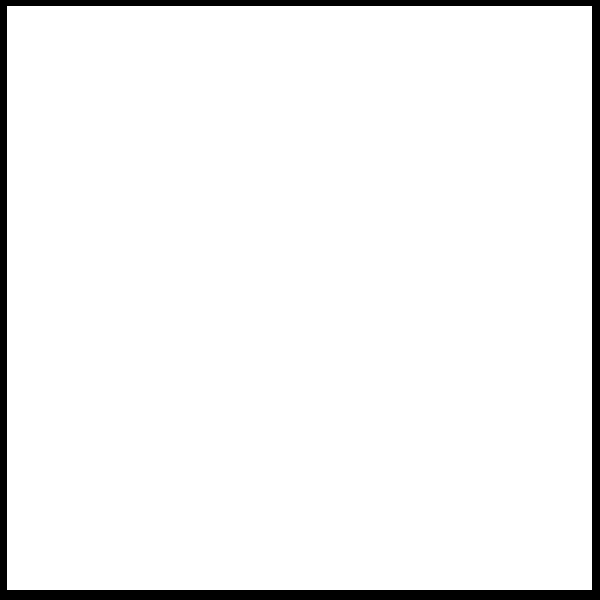
#> input picture original_world/world_empty.png, 600 x 600 px, found by its file name; its folder holds only this picture in this run
$ python vector_aggregation_model.py
#> lines starting #> are read from the running program, lines starting #| are printed output that depends on the picture; after the words box and inside, x2 and y2 are one past the last pixel; in counts of white or black regions, pixels touching at a corner belong together
### source_code/utils.py
import numpy as np
import math
import random
import cv2

def findMinIndex(matrix):
    center = int(matrix.shape[0]/2)
    minVal = np.min(matrix)
    minIndex = np.where(matrix == minVal)
    minIndexX = np.array(minIndex[1])
    minIndexY = np.array(minIndex[0])
    if minIndexX.shape[0] == 0:
        return np.array([-center, -center])
    elif minIndexX.shape[0] == 1:
        return np.array([minIndexX[0] - center, minIndexY[0] - center])
    else:
        randomIndex = random.randint(0, minIndexX.shape[0] - 1)
        return np.array([minIndexX[randomIndex] - center, minIndexY[randomIndex] - center])


def sumOfListVectors(vectors):
    Vx = 0.0
    Vy = 0.0
    # Compute x, y parts of vectors
    for i in range(len(vectors)):
        Vx += vectors[i][0] * math.cos(vectors[i][1])
        Vy += vectors[i][0] * math.sin(vectors[i][1])
    # Compute magnitude and angle of sum vector
    magnitude = math.sqrt(Vx ** 2 + Vy ** 2)
    angle = math.atan2(Vy, Vx + 0.0000000001)

    return np.array((magnitude, angle))

def sumOfTwoVectors(vector1, vector2):
    Ax = vector1[0] * math.cos(vector1[1])
    Ay = vector1[0] * math.sin(vector1[1])
    Bx = vector2[0] * math.cos(vector2[1])
    By = vector2[0] * math.sin(vector2[1])

    Cx = Ax + Bx
    Cy = Ay + By

    magnitude = math.sqrt(Cx**2 + Cy**2)
    angle = math.atan2(Cy, Cx)

    return np.array([magnitude, angle])

def computeDistance(position1, position2):
    distance = math.sqrt((position1[0] - position2[0])**2 + (position1[1] - position2[1])**2)
    return distance

def drawCircles(world, position, radius, color, thickness):
    new_world = world.copy()
    for i in range(position.shape[0]):
        new_world = cv2.circle(new_world, position[i], radius, color = color, thickness = thickness)
    return new_world

def getFreeWorld(world, height, width):
    channel = world[:, : , 0]
    channel = np.reshape(channel, height * width)
    result = np.where((channel > 0) )
    result = np.array(result[0])
    return result.shape[0]

def drawVector(world, position, vector, color, thickness):
    new_world = world.copy()
    new_position = np.zeros(2, dtype= np.int16)
    new_position[0] = position[0] + vector[0] * math.cos(vector[1])
    new_position[1] = position[1] + vector[0] * math.sin(vector[1])

    new_world = cv2.arrowedLine(new_world, position, new_position, color= color, thickness= thickness)

    return new_world

### source_code/vector_aggregation_model.py
import numpy as np
import math
import cv2
import random

from utils import *
# Define used colors
black = (0, 0, 0)
white = (255, 255, 255)
green = (0, 255, 0)
red = (0, 0, 255)
blue = (255, 0, 0)
yellow = (0, 255, 255)
pink = (203, 192, 255)
orange = (0, 165, 255)
class FlockBirdAndPheromone():
    def __init__(self, world, numberOfAgents, radiusOfAgents, personalRange, flockRange,
                stepOfSize = 5, pheromonesDropped = 1, maxStepInCycle = 25):
        self.world = world.copy()
        self.worldPheromone = world.copy()
        self.worldCovered = world.copy()
        self.worldVectors = world.copy()
        self.height = self.world.shape[0]
        self.width = self.world.shape[1]
        self.numberOfAgents = numberOfAgents
        self.radiusOfAgents = radiusOfAgents
        self.personalRange = personalRange
        self.flockRange = flockRange
        self.stepOfSize = stepOfSize
        self.maxStepInCycle = maxStepInCycle
        self.pheromonesDropped = pheromonesDropped
        self.freeWorld = self.findFreeWorld()
        self.performance = 0.0
        self.pheromoneMatrix = np.ones((self.height, self.width))
        self.initialPosition = np.zeros((self.numberOfAgents, 2), dtype=np.int16)
        self.generateInitialPosition()
        self.generatePheromoneMatrix()
        self.agentPositionList = self.initialPosition.copy()
        for i in range(self.numberOfAgents):
            self.dropPheromoneInPosition(self.agentPositionList[i])

    def generateInitialPosition(self):
        for i in range(self.numberOfAgents):
            self.initialPosition[i,0] = random.randint(-50, 50) + int(self.width/2)
            self.initialPosition[i,1] = random.randint(-50, 50) + int(self.height/2)
            while 1:
                self.initialPosition[i,0] = random.randint(-50, 50) + int(self.width/2)
                self.initialPosition[i,1] = random.randint(-50, 50) + int(self.height/2)
                condition = self.world[self.initialPosition[i,1],self.initialPosition[i,0]] == white
                if condition.all() == True:
                    break

    def generatePheromoneMatrix(self):
        for i in range(self.height):
            for j in range(self.width):
                condition1 = self.world[i, j] == white
                if condition1.all() == True:
                    self.pheromoneMatrix[i, j] = 0.0
                    continue
                condition2 = self.world[i, j] == black
                if condition2.all() == True:
                    self.pheromoneMatrix[i, j] = float('inf')
                    continue

    def main(self):
        totalVectorList = []
        for agent in range(self.numberOfAgents):
            agentPosition = self.agentPositionList[agent].copy()
            vectorList = []
            # Create vector list include interaction flock
            for other in range(self.numberOfAgents):
                if other == agent: continue
                other_position = self.agentPositionList[other].copy()
                vector = self.computeVectorFromTwoAgents(agentPosition, other_position, self.stepOfSize)
                vectorList.append(vector)

            # Compute total flock interaction
            flockVector = sumOfListVectors(vectorList) # Flock vector

            # Compute attract vector of min pheromone position
            if flockVector[0] != 0.0:
                attractVector = self.findVectorToMinPheromone(agentPosition, 5, flockVector[0] * 2)
                totalVector = sumOfTwoVectors(flockVector, attractVector)
            else:
                totalVector = self.findVectorToMinPheromone(agentPosition, 5, random.randint(5, 10))

            # Limit distance to new position
            if totalVector[0] > self.maxStepInCycle: totalVector[0] = self.maxStepInCycle
            if totalVector[0] ==  0: totalVector[0] = random.randint(1, self.stepOfSize)
            # Compute new position from total vector and current position
            newPositionX = agentPosition[0] + totalVector[0] * math.cos(totalVector[1])
            newPositionY = agentPosition[1] + totalVector[0] * math.sin(totalVector[1])
            newPosition = np.array([newPositionX, newPositionY], dtype= np.int16)

            # Check new position is allowed
            if self.positionIsAllowed(agentPosition, newPosition):
                self.agentPositionList[agent] = newPosition.copy()
            else:
                while True:
                    totalVector[0] = totalVector[0] * random.random()
                    if totalVector[0] != 0: break
                totalVector[1] = totalVector[0] + math.pi # Inverse total vector

                newPositionX = agentPosition[0] + totalVector[0] * math.cos(totalVector[1])
                newPositionY = agentPosition[1] + totalVector[0] * math.sin(totalVector[1])
                newPosition = np.array([newPositionX, newPositionY], dtype= np.int16)
                #  Check new position is allowed again
                if self.positionIsAllowed(agentPosition, newPosition):
                    self.agentPositionList[agent] = newPosition.copy()

            totalVectorList.append(totalVector)

        # Update world covered
        self.worldPheromone = drawCircles(self.worldPheromone, self.agentPositionList, self.radiusOfAgents, color= green, thickness= -1)
        self.worldCovered = drawCircles(self.worldPheromone.copy(), self.agentPositionList, self.radiusOfAgents, color=blue, thickness= -1)
        self.worldCovered = drawCircles(self.worldCovered, self.agentPositionList, self.flockRange, color=orange,thickness= 1)

        # Update pheromone matrix and draw vectors
        for i in range(self.numberOfAgents):
            self.dropPheromoneInPosition(self.agentPositionList[i])
            self.worldCovered = drawVector(self.worldCovered, self.agentPositionList[i], totalVectorList[i], color= red, thickness= 1)
        # Update performance
        self.computePerformance()

    def dropPheromoneInPosition(self, position):
        x = np.arange(position[0] - self.radiusOfAgents, position[0] + self.radiusOfAgents + 1, 1)
        y = np.arange(position[1] - self.radiusOfAgents, position[1] + self.radiusOfAgents + 1, 1)
        for i in y:
            for j in x:
                self.pheromoneMatrix[i, j] += self.pheromonesDropped

    def positionIsAllowed(self, position, new_position):
        if self.positionIsInObstacleAndOutMap(new_position) == True:
            return False
        else:
            if self.connectIsAllowed(position, new_position) == False:
                return False
            else:
                distance = computeDistance(position, new_position)
                if distance > self.maxStepInCycle:
                    return False

        return True

    def positionIsInObstacleAndOutMap(self, position):
        x = np.arange(position[0] - self.radiusOfAgents, position[0] + self.radiusOfAgents + 1, 1)
        y = np.arange(position[1] - self.radiusOfAgents, position[1] + self.radiusOfAgents + 1, 1)
        for i in range(x.shape[0]):
            if x[i] >= self.width or x[i] < 0:
                return True
            for j in range(y.shape[0]):
                if y[j] >= self.height or y[j] < 0:
                    return True
                if self.pheromoneMatrix[y[j], x[i]] == float('inf'):
                    return True
        return False
    def connectIsAllowed(self, pointA, pointB):
        xA = pointA[0]
        yA = pointA[1]
        xB = pointB[0]
        yB = pointB[1]
        if xA != xB  and yA != yB:
            if xA <= xB:
                x = np.arange(xA, xB + 1, 1)
            else:
                x = np.arange(xB, xA + 1, 1)
            y = (x - xA) * (yB - yA) / (xB - xA) + yA
        elif xA == xB and yA != yB:
            if yA <= yB:
                y = np.arange(yA, yB + 1, 1)
            else:
                y = np.arange(yB, yA + 1, 1)
            x = np.ones(y.shape[0]) * xA
        elif yA == yB and xA != xB:
            if xA <= xB:
                x = np.arange(xA, xB + 1, 1)
            else:
                x = np.arange(xB, xA + 1, 1)
            y = np.ones(x.shape[0]) * yA
        else:
            return True
        for i in range(x.shape[0]):
            if x[i] >= self.width or x[i] < 0:
                return False
            for j in range(y.shape[0]):
                if y[j] >= self.height or y[j] < 0:
                    return False
                if self.pheromoneMatrix[int(y[j]), int(x[i])] == float('inf'):
                            return False
        return True
    def findFreeWorld(self):
        freeWorld = getFreeWorld(self.world.copy(), self.height, self.width)

        return freeWorld

    def computePerformance(self):
        subtract = cv2.subtract(self.world.copy(), self.worldCovered)
        worldCovered = getFreeWorld(subtract, self.height, self.width)
        self.performance = worldCovered / self.freeWorld * 100

    def computeVectorFromTwoAgents(self, agent, otherAgent, magnitude):
        distance = computeDistance(agent, otherAgent)
        if distance <= self.personalRange:
            Ax, Ay = otherAgent
            Bx, By = agent
            theta_rad = math.atan2(By - Ay, Bx - Ax + 0.000000001)
        elif self.personalRange < distance <= self.flockRange:
            Ax, Ay = agent
            Bx, By = otherAgent
            theta_rad = math.atan2(By - Ay, Bx - Ax + 0.000000001)
        else:
            magnitude = 0.0
            theta_rad = 0.0

        return np.array((magnitude, theta_rad))
    def findVectorToMinPheromone(self, position, range, magnitude):
        subMatrix = self.extractSquareSubMatrix(position, range)
        minIndex = findMinIndex(subMatrix)
        angle = math.atan2(minIndex[1], minIndex[0])
        i = 0
        while i < 5:
            i += 1
            new_point = np.zeros(2, dtype= np.int16)
            new_point[0] = position[0] + magnitude * math.cos(angle)
            new_point[1] = position[1] + magnitude * math.sin(angle)
            if new_point[0] >= self.width or new_point[1] >= self.height or new_point[0] < 0 or new_point[1] < 0:
                continue
            if self.world[new_point[1], new_point[0], 0] != 0:
                break
            minIndex = findMinIndex(subMatrix)
            angle = math.atan2(minIndex[1], minIndex[0])

        return np.array((magnitude, angle))
    def extractSquareSubMatrix(self, center, radius):
        # Find the size of square matrix
        size = int(np.ceil(radius*2)) + 1
        sub_matrix = np.zeros((size, size))
        x = np.arange(center[0] - radius, center[0] + radius + 1, 1)
        y = np.arange(center[1] - radius, center[1] + radius + 1, 1)

        for i in range(size):
            for j in range(size):
                if x[i] >= self.width or y[j] >= self.height or x[i] < 0 or y[j] < 0 :
                    sub_matrix[j, i] = float('inf')
                else:
                    sub_matrix[j, i] = self.findSumPheromoneLevel((x[i], y[j]), 5)
        return sub_matrix
    def findAveragePheromoneLevel(self, position):
        pheromoneLevelMatrix = self.pheromoneMatrix[position[1] - self.radiusOfAgents: position[1] + self.radiusOfAgents + 1, position[0] - self.radiusOfAgents : position[0] + self.radiusOfAgents + 1]
        return np.average(pheromoneLevelMatrix)
    def findSumPheromoneLevel(self, position, radius):
        pheromoneLevelMatrix = self.pheromoneMatrix[position[1] - radius: position[1] + radius + 1, position[0] - radius : position[0] + radius + 1]
        return np.sum(pheromoneLevelMatrix)
    # [69 lines left out: functions findMinIndex, sumOfListVectors, sumOfTwoVectors, computeDistance, drawCircles, getFreeWorld and 1 more, not called in this run]

def main(world_name, numberOfAgents, trials, performance_request, numberOfIterations, mode):
#> called with world_name = 'empty', numberOfAgents = 20, trials = 1, performance_request = 96, numberOfIterations = 2000, mode = 'not_fix'
    worldPath =  "original_world\world_" + world_name + ".png"
    world = cv2.imread(worldPath)
#> world is the input picture: shape (600, 600, 3); 94.9% white; 1 black region, box (x1, y1, x2, y2) and area: (0, 0, 600, 600) 18360
    object = FlockBirdAndPheromone(world, numberOfAgents= numberOfAgents, radiusOfAgents= 5, personalRange= 35, flockRange= 55, stepOfSize= 5)
#> in findFreeWorld, `freeWorld = getFreeWorld(self.world.copy(), self.height, self.width)`: freeWorld = 341640
#> after the loop in generateInitialPosition, `for i in range(self.numberOfAgents):`: self.initialPosition = 20 rows, first 8: [303, 255], [312, 301], [311, 295], [314, 267], [346, 262], [318, 340], [289, 262], [337, 292]
#> in __init__, `self.agentPositionList = self.initialPosition.copy()`: self.agentPositionList has the same summary as self.initialPosition in generateInitialPosition
    if mode == 'fix':
        i = 1
        performanceList = []
        while i <= numberOfIterations:
            object.main()
            text = 'Iter %d: %.2f'%(i, object.performance) + '%'
            performanceList.append(object.performance)
            world_covered = cv2.putText(object.worldCovered.copy(), text, (50, 50), fontFace= cv2.FONT_HERSHEY_SIMPLEX,
                                        fontScale= 0.75, color= (0, 0, 255), thickness= 2, lineType=cv2.LINE_AA)
            world_covered_path = 'covered_world\{}_world\_{}_agents\_trial_{}\iteration{}.png'.format(world_name, numberOfAgents, trials, i)

            # cv2.imwrite(world_covered_path, world_covered)
            cv2.imshow("Area-coverage", world_covered)
            if cv2.waitKey(1) & ord('q') == 0xFF:
                break
            i += 1
        result = np.array(performanceList)
        performanceFilePath = "performance\{}_world\_{}_agents\performance_trial_{}.txt".format(world_name, numberOfAgents, trials)
        np.savetxt(performanceFilePath, result, fmt='%.2f')
        cv2.destroyAllWindows()
    elif mode == "not_fix":
        i = 1
        performanceList = []
        while object.performance < performance_request:
            object.main()
#> the loop in main, `for agent in range(self.numberOfAgents):` made 20 passes
#> after the loop in drawCircles, `for i in range(position.shape[0]):`:
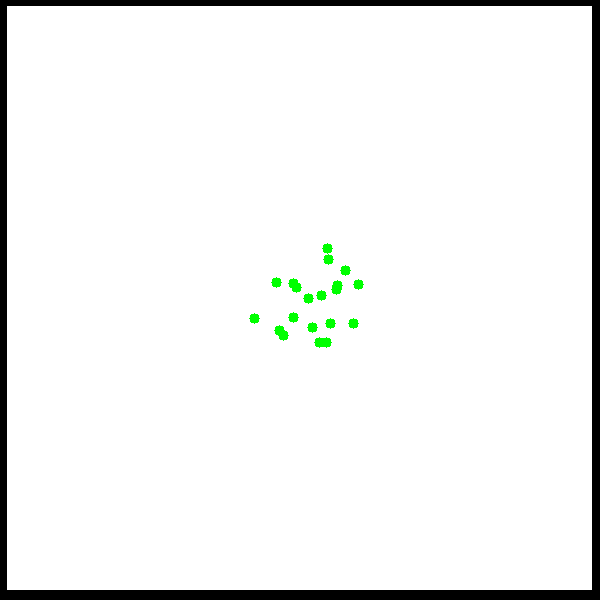
#> new_world: shape (600, 600, 3); mean B, G, R 240.9, 242, 240.9
#> call 2 of drawCircles, with position = array of shape (20, 2), radius = 5, color = (255, 0, 0), thickness = -1
#> after the loop in drawCircles (call 2), `for i in range(position.shape[0]):`:
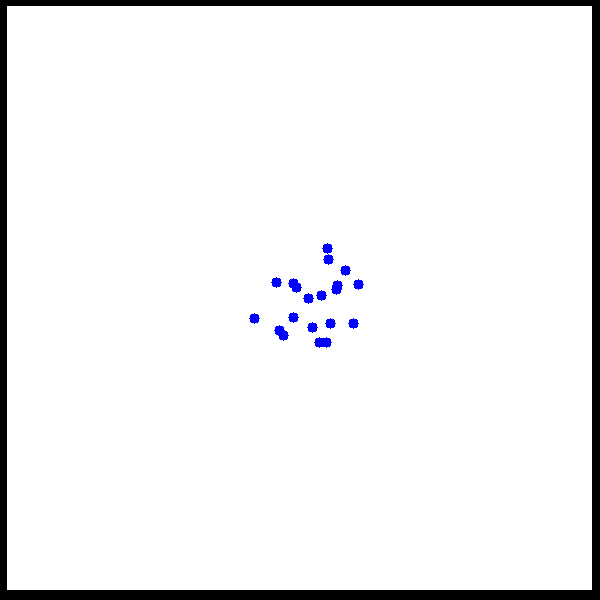
#> new_world: shape (600, 600, 3); mean of channels 0, 1, 2 242, 240.9, 240.9; drawn as B, G, R
#> call 3 of drawCircles, with position = array of shape (20, 2), radius = 55, color = (0, 165, 255), thickness = 1
#> the loop in drawCircles (call 3), `for i in range(position.shape[0]):` made 20 passes
#> pass 1, in drawCircles (call 3), `new_world = cv2.circle(new_world, position[i], radius, color = color, ..`:
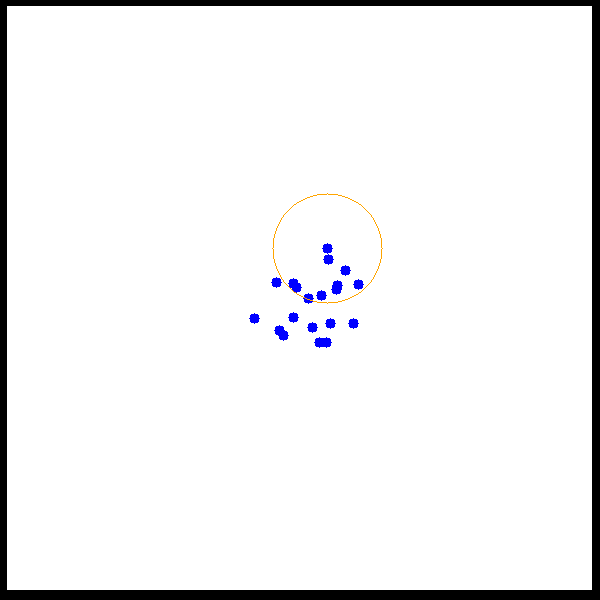
#> new_world: shape (600, 600, 3); 0.09% of pixels changed, all inside (x1, y1, x2, y2) = (272, 193, 383, 304); drawn as B, G, R
#> pass 3, in drawCircles (call 3), `new_world = cv2.circle(new_world, position[i], radius, color = color, ..`:
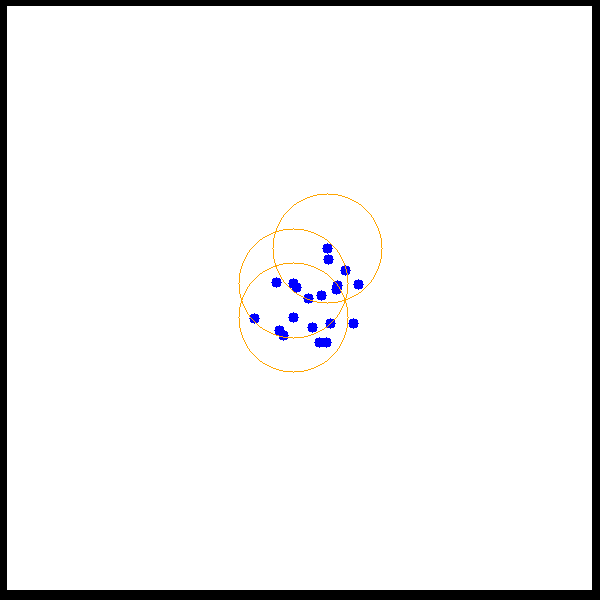
#> new_world: shape (600, 600, 3); mean of channels 0, 1, 2 241.3, 240.7, 241; drawn as B, G, R
#> after the loop in drawCircles (call 3), `for i in range(position.shape[0]):`:
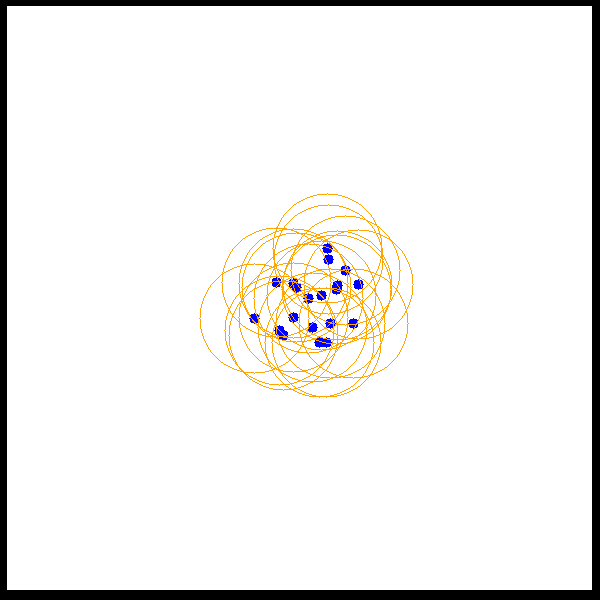
#> new_world: shape (600, 600, 3); 1.32% of pixels changed, all inside (x1, y1, x2, y2) = (199, 204, 414, 398); drawn as B, G, R
#> in computePerformance, `subtract = cv2.subtract(self.world.copy(), self.worldCovered)`:
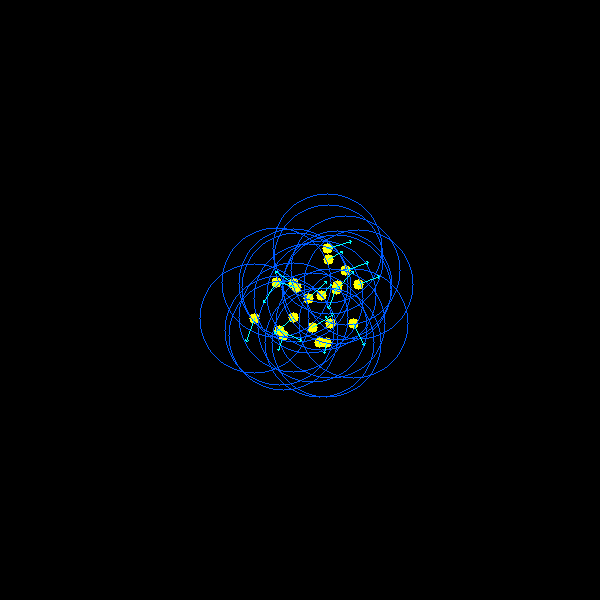
#> subtract: shape (600, 600, 3); mean B, G, R 4.3, 2.5, 0.8
#> call 2 of getFreeWorld, with height = 600, width = 600
#> in getFreeWorld (call 2), `channel = world[:, : , 0]`:
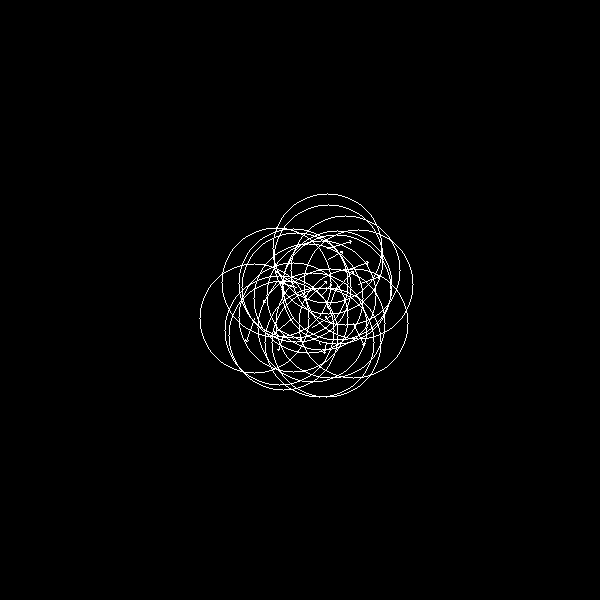
#> channel: shape (600, 600); 1.7% white in thin lines or dots, all inside (x1, y1, x2, y2) = (199, 193, 414, 398)
            text = 'Iter %d: %.2f'%(i, object.performance) + '%'
            performanceList.append(object.performance)
            world_covered = cv2.putText(object.worldCovered.copy(), text, (50, 50), fontFace= cv2.FONT_HERSHEY_SIMPLEX,
                                        fontScale= 0.75, color= (0, 0, 255), thickness= 2, lineType=cv2.LINE_AA)
            world_covered_path = 'covered_world\{}_world\_{}_agents\_trial_{}\iteration{}.png'.format(world_name, numberOfAgents, trials, i)

            # cv2.imwrite(world_covered_path, world_covered)
            cv2.imshow("Area-coverage", world_covered)
            if cv2.waitKey(1) & ord('q') == 0xFF:
#> (key q is pressed here)
                break
            i += 1
        result = np.array(performanceList)
        performanceFilePath = "performance\{}_world\_{}_agents\performance_trial_{}.txt".format(world_name, numberOfAgents, trials)
        np.savetxt(performanceFilePath, result, fmt='%.2f')
        cv2.destroyAllWindows()
if __name__ == '__main__':
    main(world_name = "empty", numberOfAgents= 20, trials= 1, performance_request= 96, numberOfIterations= 2000, mode = "not_fix")
